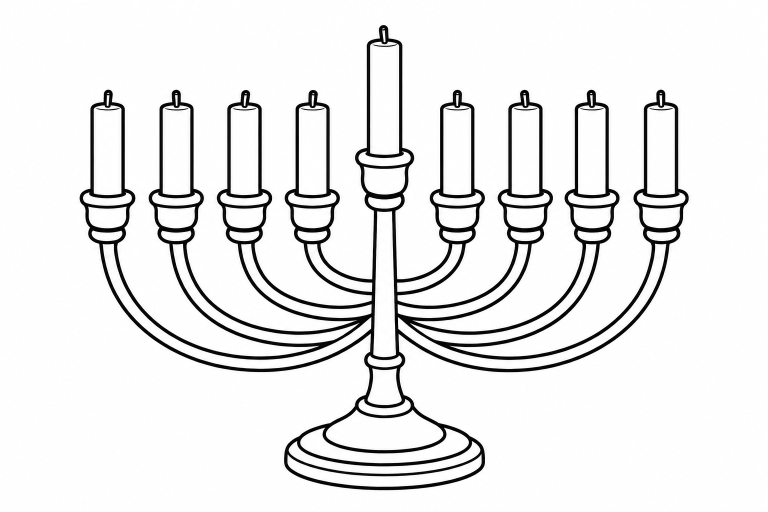
#> input picture books/hanukkah-8-nights/inputs/illustrations/12.png, 1536 x 1024 px (shown at 1/2 size)
$ python hanukkiah_noites_v3.py
#> lines starting #> are read from the running program, lines starting #| are printed output that depends on the picture; after the words box and inside, x2 and y2 are one past the last pixel; in counts of white or black regions, pixels touching at a corner belong together
"""
hanukkiah_noites_v3.py
Hanukkiahs "da noite n" no MESMO traço da ilustração 12.png (a hanukkiah de copos e braços curvos que já
aparece na Noite 2), em vez das velas de retângulo desenhadas em código (pedido do Danilo, 08/10/2026,
páginas 32 e 36). A base é a 12.png com as 9 velas apagadas e os copos fechados; as velas (e o shamash)
são recortadas da própria 12.png e recolocadas nas posições da noite (a partir da direita), com chama em
gota (contorno + chama interna) desenhada por cima do pavio.

Uso: python hanukkiah_noites_v3.py
Saída (inputs/illustrations/): hk_n{0..8}.png  (n velas acesas + shamash aceso; hk_n0 = só o shamash)
                               hk_empty.png    (copos vazios, shamash presente sem chama)
                               hk_empty0.png   (todos os 9 copos vazios, inclusive o do shamash: para "desenhe as velas")
"""
import math
from pathlib import Path

import numpy as np
from PIL import Image, ImageDraw

ILL = Path(__file__).resolve().parents[2] / "inputs" / "illustrations"
_RAW = Image.open(ILL / "12.png").convert("L").point(lambda v: 255 if v > 205 else v)
PAD = 110                                   # folga em cima para as chamas
W, H = _RAW.size[0], _RAW.size[1] + PAD
#> W = 1536; H = 1134
SRC = Image.new("L", (W, H), 255)
#> SRC: PIL image 1536x1134 L; every value is 255
SRC.paste(_RAW, (0, PAD))
SS = 3

# centros x das 8 velas (esquerda->direita, sem o shamash) e do shamash, medidos na 12.png
CX = [215, 352.5, 488.5, 624.5, 914, 1050.5, 1183.5, 1321.5]
SH = 768.5
HALF = 36          # meia largura de recorte da vela
CANDLE_TOP, CANDLE_CUT = 150 + PAD, 372 + PAD       # faixa de y das velas comuns (acima do aro do copo)
SH_TOP, SH_CUT = 30 + PAD, 300 + PAD                # faixa de y do shamash


def cup_mouth(d, cx, cy_mouth, k=SS):
    """Fecha o copo vazio: boca em elipse dentro do aro (como nos copos vazios da 42b_v2)."""
    lw = 6 * k
    # d.arc([(cx - 58) * k, (cy_mouth - 20) * k, (cx + 58) * k, (cy_mouth + 18) * k], 200, 340, fill=0, width=lw)
    d.ellipse([(cx - 44) * k, (cy_mouth - 10) * k, (cx + 44) * k, (cy_mouth + 12) * k], outline=0, width=lw)


def empty_base(shamash_candle=True):
    a = np.array(SRC)
    if not shamash_candle:  # copo do shamash vazio: apaga a vela alta
        a[40 + PAD:305 + PAD + 1, int(SH - HALF - 8):int(SH + HALF + 9)] = 255
        a[306 + PAD:317 + PAD, int(SH - 30):int(SH + 31)] = 255
    for c in CX:
        a[CANDLE_TOP:CANDLE_CUT + 9, int(c - HALF - 8):int(c + HALF + 9)] = 255
        a[CANDLE_CUT + 1:394 + PAD, int(c - 30):int(c + 31)] = 255
    return Image.fromarray(a).resize((W * SS, H * SS), Image.LANCZOS)


def flame(d, cx, y_wick, h=74, w=46, k=SS):
    """Chama em gota (ponta em cima, base redonda) sentada no pavio: contorno grosso + chama interna."""
    ts = [i / 80 * 2 * math.pi for i in range(81)]
    raw = [math.sin(t) * math.sin(t / 2) for t in ts]
    norm = max(abs(v) for v in raw)

    def gota(hh, ww, y_base):
        return [(cx + ww / 2 * (math.sin(t) * math.sin(t / 2)) / norm, y_base - hh * (1 - math.cos(t)) / 2 * -1 - hh) for t in ts]
    # y = y_base - hh*(1+cos t)/2 -> t=0 topo (ponta), t=pi base redonda em y_base
    def curva(hh, ww, y_base):
        return [(cx + ww / 2 * (math.sin(t) * math.sin(t / 2)) / norm, y_base - hh * (1 + math.cos(t)) / 2) for t in ts]
    outer = curva(h, w, y_wick)
    d.line([(x * k, y * k) for x, y in outer], fill=0, width=6 * k, joint="curve")
    inner = curva(h * 0.5, w * 0.46, y_wick - 5)
    d.line([(x * k, y * k) for x, y in inner], fill=0, width=4 * k, joint="curve")


def render(n, out, shamash_lit=True, flames=True, shamash_candle=True):
    base = empty_base(shamash_candle)
    a = np.array(base)
    srcA = np.array(SRC.resize((W * SS, H * SS), Image.LANCZOS))
    # shamash: sempre presente (vela alta no copo central)
    x0, x1 = int((SH - HALF) * SS), int((SH + HALF) * SS)
    if shamash_lit or n >= 0:
        pass
    # velas comuns: posições a partir da direita (índice 7 = noite 1)
    chosen = list(range(7, 7 - n, -1)) if n > 0 else []
    for i in chosen:
        c = CX[i]
        xa, xb = int((c - HALF - 6) * SS), int((c + HALF + 7) * SS)
        ya, yb = CANDLE_TOP * SS, (CANDLE_CUT + 18) * SS
        a[ya:yb, xa:xb] = np.minimum(a[ya:yb, xa:xb], srcA[ya:yb, xa:xb])
    img = Image.fromarray(a)
    d = ImageDraw.Draw(img)
    if not shamash_candle:
        cup_mouth(d, SH, 306 + PAD)
    for i, c in enumerate(CX):          # copos sem vela: boca aberta
        if i not in chosen:
            cup_mouth(d, c, 386 + PAD)
    # shamash: reaplica a vela alta e o copo original (o copo central não foi apagado)
    if flames:
        for i in chosen:
            flame(d, CX[i], 197 + PAD)
        if shamash_lit:
            flame(d, SH, 64 + PAD)
    img = img.resize((W, H), Image.LANCZOS)
    img.save(out, dpi=(300, 300))


def main():
    for n in range(0, 9):
        render(n, ILL / f"hk_n{n}.png")
#> this loop made 9 passes
#> pass 1, in render, `base = empty_base(shamash_candle)`:
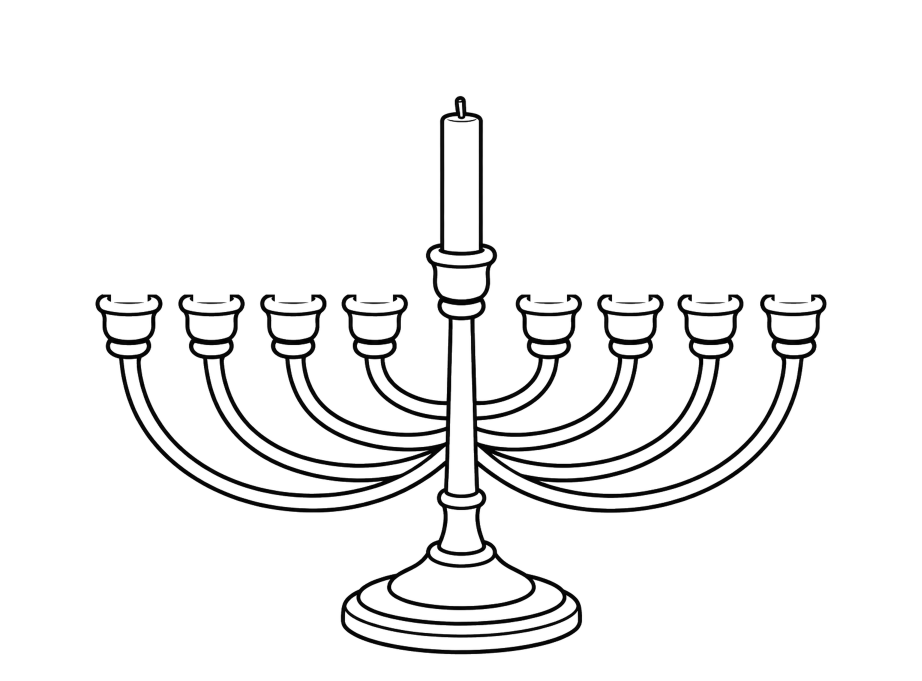
#> base: PIL image 4608x3402 L (shown at 1/5 size); min 0, max 255, mean 241.5
#> pass 1, in render, `srcA = np.array(SRC.resize((W * SS, H * SS), Image.LANCZOS))`:
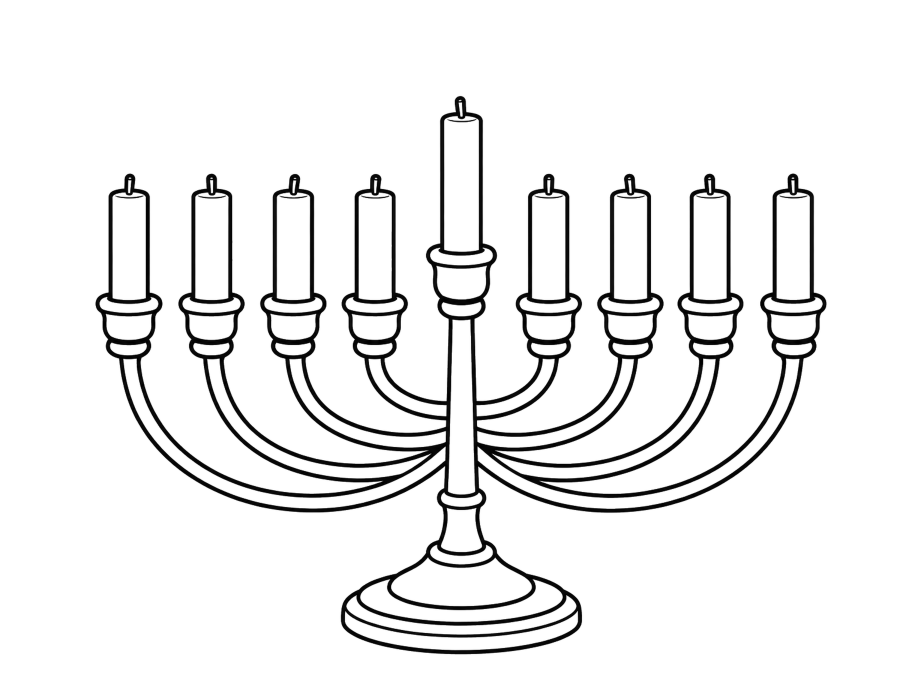
#> srcA: shape (3402, 4608) (shown at 1/5 size); min 0, max 255, mean 237.6
    render(0, ILL / "hk_empty.png", shamash_lit=False, flames=False)
#> after the loop in empty_base (call 10), `for c in CX:`:
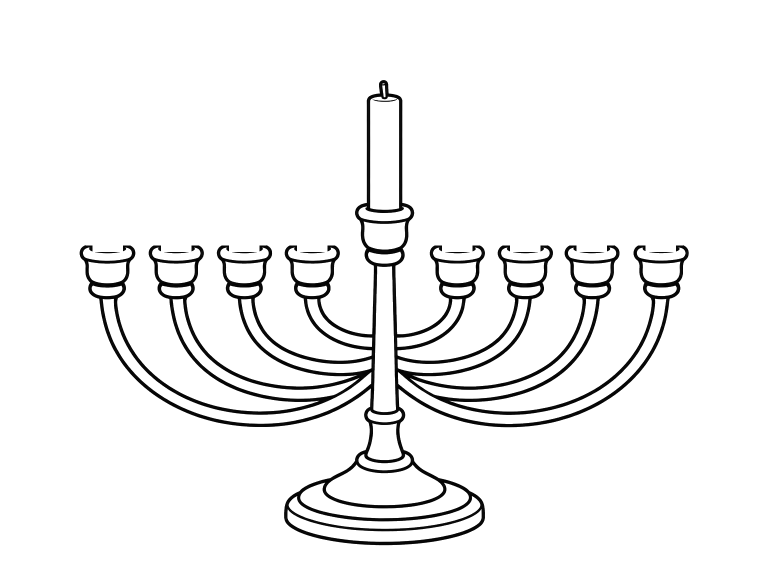
#> a: shape (1134, 1536) (shown at 1/2 size); min 0, max 255, mean 241.6
    render(0, ILL / "hk_empty0.png", shamash_lit=False, flames=False, shamash_candle=False)
#> in empty_base (call 11), `a[40 + PAD:305 + PAD + 1, int(SH - HALF - 8):int(SH + HALF + 9)] = 255`:
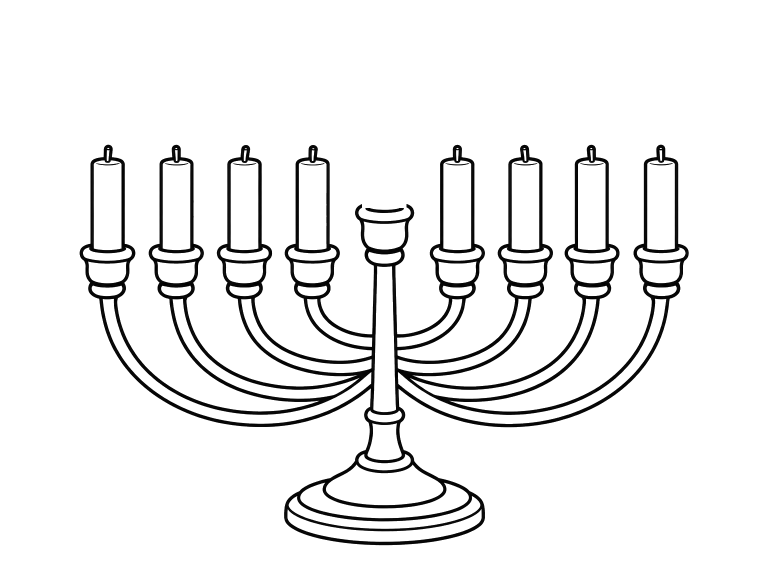
#> a: shape (1134, 1536) (shown at 1/2 size); min 0, max 255, mean 238.3
#> in empty_base (call 11), `a[306 + PAD:317 + PAD, int(SH - 30):int(SH + 31)] = 255`: a: shape (1134, 1536); 0.02% of pixels changed, all inside (x1, y1, x2, y2) = (738, 416, 799, 426)
#> after the loop in empty_base (call 11), `for c in CX:`:
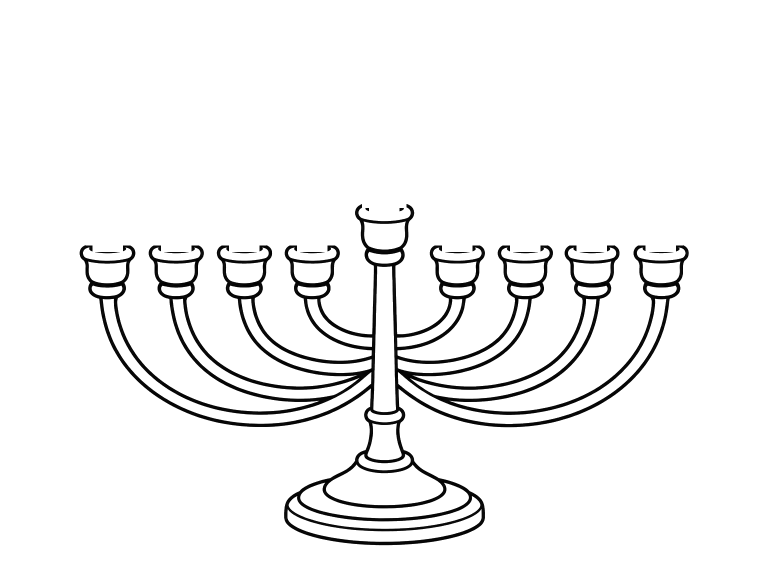
#> a: shape (1134, 1536) (shown at 1/2 size); min 0, max 255, mean 242.2
    # corta a margem branca com a MESMA caixa em todas (a n8 é a maior): alinhamento idêntico entre as figuras
    ref = np.array(Image.open(ILL / "hk_n8.png").convert("L")) < 128
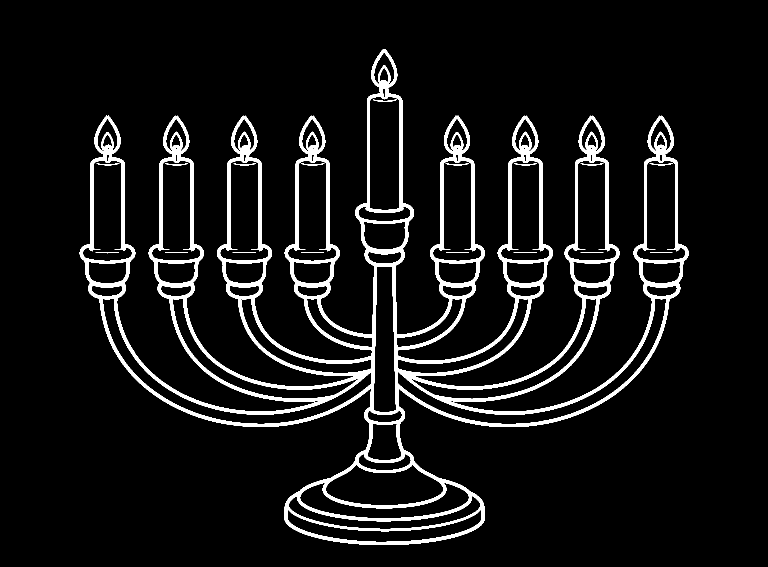
#> ref: shape (1134, 1536) bool (shown at 1/2 size); 7.5% white; 17 white regions, largest, box (x1, y1, x2, y2) and area: (159, 98, 1377, 1090) 129512, (1299, 326, 1346, 331) 100, (891, 326, 938, 331) 93
    ys, xs = np.where(ref)
    pad = 14
    box = (max(0, xs.min() - pad), max(0, ys.min() - pad), min(W, xs.max() + pad), min(H, ys.max() + pad))
#> box = (145, 84, 1390, 1103)
    for f in [f"hk_n{n}.png" for n in range(9)] + ["hk_empty.png", "hk_empty0.png"]:
        Image.open(ILL / f).crop(box).save(ILL / f, dpi=(300, 300))
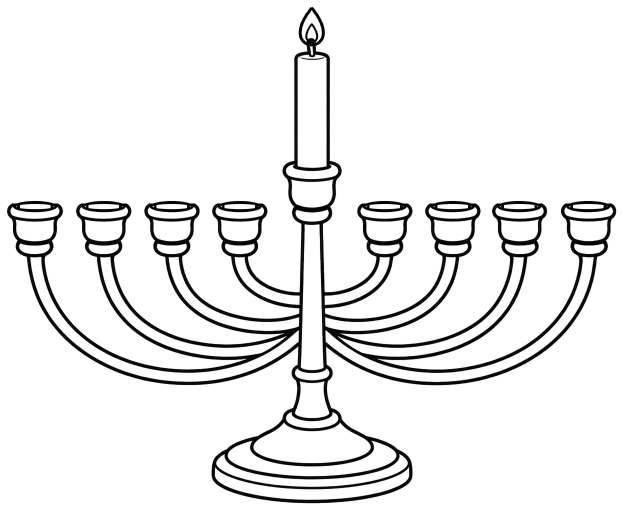
#> saved as hk_n0.png: PIL image 1245x1019 L (shown at 1/2 size); min 0, max 255, mean 235.1
    print("[OK] hk_n0..hk_n8.png, hk_empty.png; caixa", box)
#| [OK] hk_n0..hk_n8.png, hk_empty.png; caixa (145, 84, 1390, 1103)


if __name__ == "__main__":
    main()
